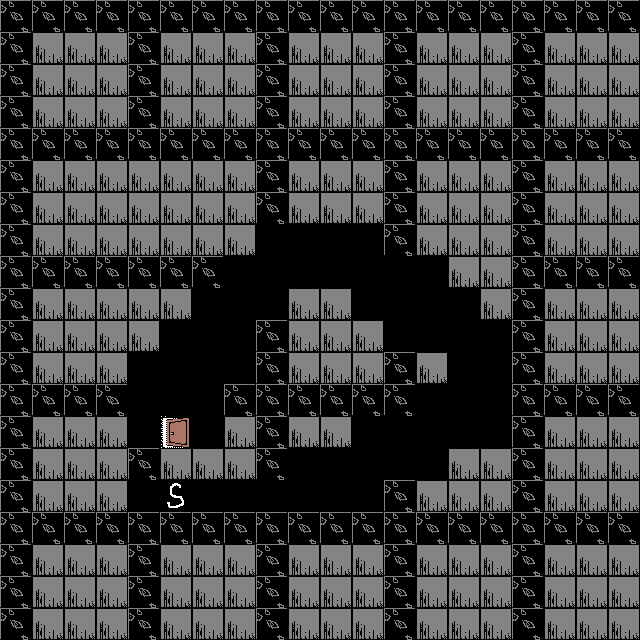

The image is a tile-based game level rendered from a .tmx file. Its description and source (layers, tilesets, objects; grid data summarised) follow:
An orthogonal 20x20 tile map with 32x32 px tiles, 2 tile layers (ground, chara).

<map version="1.0" orientation="orthogonal" width="20" height="20" tilewidth="32" tileheight="32">
 <tileset firstgid="1" name="map" tilewidth="32" tileheight="32">
  <image source="map.png" trans="ff00ff" width="256" height="256" />
  <terraintypes>
   <terrain name="�������Ϸ�" tile="-1" />
  </terraintypes>
 </tileset>
 <layer name="ground" width="20" height="20">
  <data>[400 cells, 343 non-empty, 3 distinct tile ids]</data>
 </layer>
 <layer name="chara" width="20" height="20">
  <data>[400 cells, 1 non-empty, 1 distinct tile ids]</data>
 </layer>
</map>
